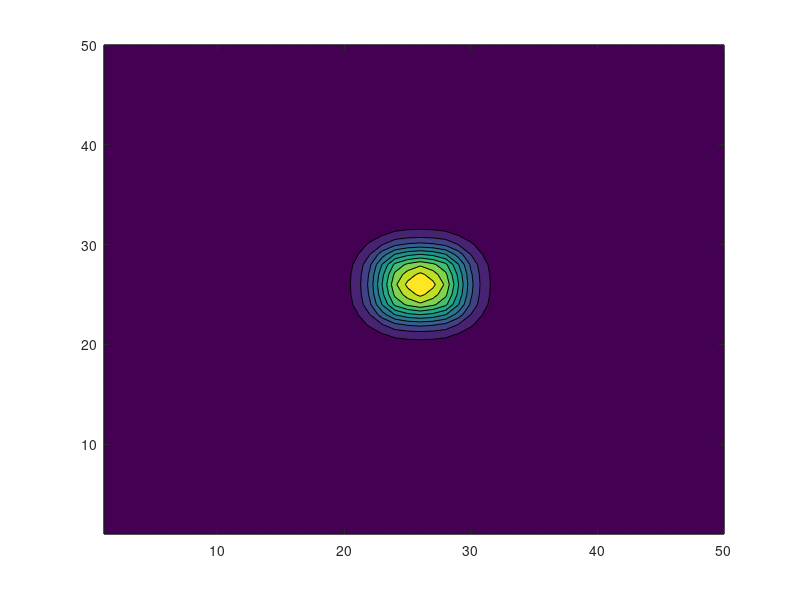

This figure's MATLAB source:
clear all; clc;

N = 50; M=50; dx = 0.2*10^-6; dy = 0.2*10^-6; dz = 0.2*10^-6; lamda = 10^-6;  k_0 = 2*pi/lamda; k_ref = k_0; z = 1; n =2; m =2; n_i_j=1;
a = 0.51; w_0 = 1*10^-6;
%U = zeros(N+1,M+1); r = dt/(a*dx^2);
%U(1,:) = T0*sin((0:M)*pi/M);        % Temperature at t=0 is sinusoidal
%E(N, M) = 0;

rx = -a/(dx^2);
ry = -a/(dy^2);
rxx = (1+a)/dx^2;
ryy = (1+a)/dy^2;
C = 2*j*k_ref/dz+2*a/dx^2+2*a/dy^2-a*(k_0^2*n_i_j^2-k_ref^2);
D = 2*j*k_ref/dz-2*(1-a)/dx^2+2*(1-a)/dy^2-(1-a)*(k_0^2*n_i_j^2-k_ref^2);

S = C*diag(ones(M*M,1))+ry*diag(ones(M*M-1,1),1)+ry*diag(ones(M*M-1,1),-1)+rx*diag(ones(M*M-N,1),N)+rx*diag(ones(M*M-N,1),-N);
B = D*diag(ones(M*M,1))-ry*diag(ones(M*M-1,1),1)-ry*diag(ones(M*M-1,1),-1)-rx*diag(ones(M*M-N,1),N)-rx*diag(ones(M*M-N,1),-N);
Ss = sparse(S);
Bs = sparse(B);

E_0 = zeros(N-1, M-1);

%E_0(x, y, :) = exp(-(x^2+y^2)/w_0^2);
for ii=0:N-1
    for jj =0:M-1
        E_0(ii+1, jj+1) = exp(-((ii*10^-6-25*10^-6)^2+(jj*10^-6-25*10^-6)^2)/w_0^2);
        %disp(exp(-((i*10^-6-25*10^-6)^2+(j*10^-6-25*10^-6)^2)/w_0^2))
    end
end

%{
%E_0 = sparse(E_0);
r=1;
rx = a/(dx^2);
ry = a/(dy^2);
rz = (2*i*k_0/dz-2*rx-2*ry);
%rz = 2*1i*k_ref/(dz^2) - a(k_0^2*z-k_ref^2);

% Population of tridiagonal matrix
%A = 2*(1+r)*diag(ones(M-1,1))-r*diag(ones(M-2,1),1)-r*diag(ones(M-2,1),-1);
%A = rx*diag(ones(M-3,1),2)+rx*diag(ones(M-3,1),-2) + ry*diag(ones(M-2,1), 1) + ry*diag(ones(M-2,1), -1) + rz*diag(ones(M-1,-1));


%figure; spy(E_0);
%}
E_n = reshape(E_0, [], 1);

E_next = zeros(M^2, 1);  
%disp((E(n, m)+E(n-1,m)-2*E(n, m))/(dx^2))
E = zeros(0, 0);
E_next = Ss\Bs*E_n;
E_prev = E_next;
E = [E, E_next];
%rr = inv(Ss)*Bs;
rr2 = Ss\Bs;
%spy(rr2)
for i=0:60
    E_next = rr2*E_next;
    E = [E, E_next];
end


index = 5;
% Plot the contour
selected_columns = [index];
selected_values = E(:, index);
%selected_values = reshape(selected_values, 1);
%{
Array = zeros(M, N);
counter = 0;
counter2 = 1;
for ii=0:N
    disp(ii)
    while 1==1
        if(counter<51)
            Array(counter+1, ii+1) = selected_values(counter2);
            counter2 = counter2+1
            counter = counter+1;
        else
            counter = counter+1;
            break;
        end
    end
end
%}
selected_values = reshape(selected_values, M, N);

% If you want to transpose the result to put the first 50 values in the first row, and so on
%selected_values = transpose(selected_values);
% Plotting the filled contour of selected values
max_values = max(selected_values(:));
selected_values_normalized = selected_values/max_values;
contourf(abs(selected_values_normalized));

